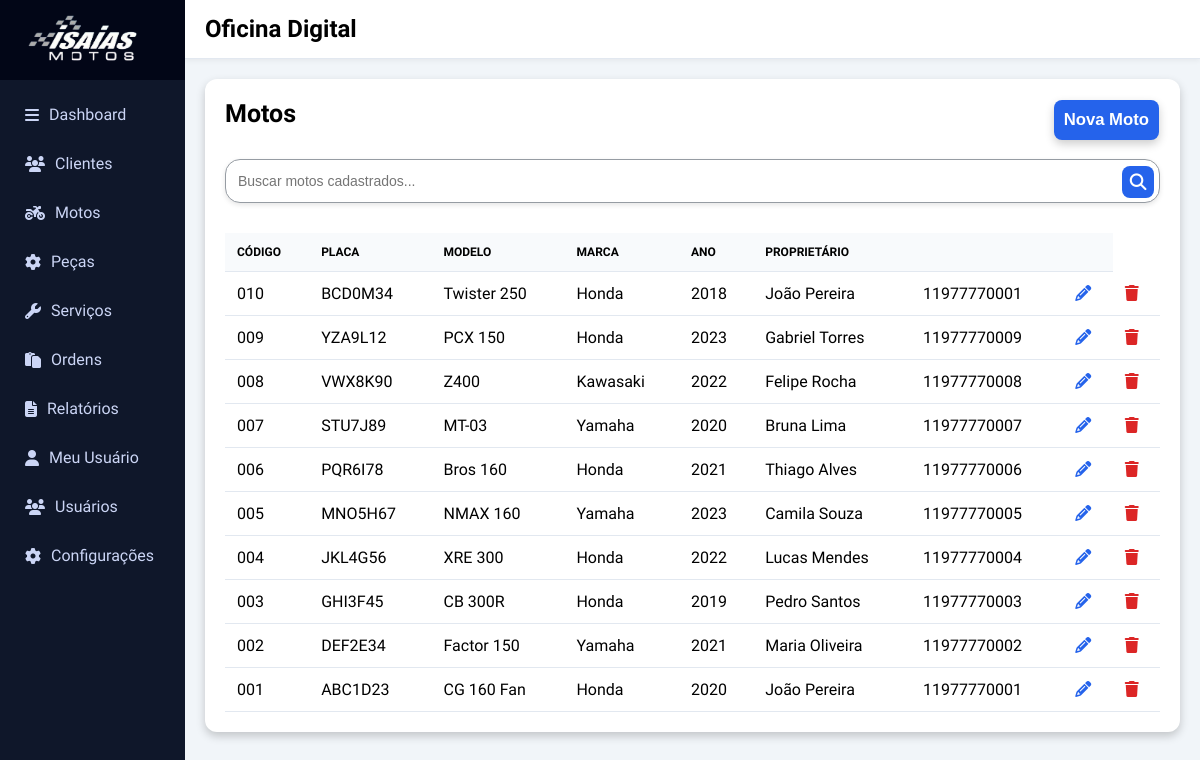
The app's page /paginas/motos.php with its own data.
### tables this page shows
CREATE TABLE motos (
    codmoto INT AUTO_INCREMENT PRIMARY KEY,
    placa VARCHAR(10) NOT NULL UNIQUE,
    modelo VARCHAR(100) NOT NULL,
    marca VARCHAR(100) NOT NULL,
    ano INT,
    cor VARCHAR(50),
    descricao TEXT,
    coduser INT NOT NULL,
    CONSTRAINT fk_motos_clientes
        FOREIGN KEY (coduser)
        REFERENCES clientes(coduser)
);

CREATE TABLE clientes (
    coduser INT AUTO_INCREMENT PRIMARY KEY,
    nome_completo VARCHAR(150) NOT NULL,
    email VARCHAR(150) UNIQUE,
    telefone VARCHAR(20) NOT NULL,
    cpf CHAR(11) UNIQUE,
    endereco VARCHAR(255),
    bairro VARCHAR(100),
    cidade VARCHAR(100),
    estado CHAR(2),
    cep VARCHAR(9),

    usuario_cadastro INT,

    CONSTRAINT fk_cliente_usuario
        FOREIGN KEY (usuario_cadastro)
        REFERENCES usuarios(codusuario)
);

### paginas/motos.php (the view, shortened to what this page needs)
<!DOCTYPE html>
<html lang="pt-br">
<?php require_once("../Conexao/conexao.php"); ?>
<head>
  <link rel="stylesheet" href="https://cdnjs.cloudflare.com/ajax/libs/font-awesome/6.5.0/css/all.min.css">
  <link rel="stylesheet" href="https://cdnjs.cloudflare.com/ajax/libs/font-awesome/4.7.0/css/font-awesome.min.css">
  <link rel="stylesheet" href="style.css">
</head>
<body>
  <div id="sidebar" class="sidebar hidden-mobile">
    <div style="height:80px;display:flex;align-items:center;justify-content:center;background:#020617">
      <img src="../Imagens/IsaiasmotosW.png" style="height:50px;margin-right:10px">
    </div>
    <nav>
      <ul>
        <li><a href="Inicio.php"><i class="fa-solid fa-bars"></i>Dashboard</a></li>
        <li><a href="clientes.php"><i class="fa-solid fa-users icon-black"></i>Clientes</a></li>
        <li><a href="motos.php"><i class="fa-solid fa-motorcycle"></i>Motos</a></li>
        <li><a href="pecas.php"><i class="fa-solid fa-gear"></i>Peças</a></li>
        <li><a href="servicos.php"><i class="fa-solid fa-wrench"></i>Serviços</a></li>
        <li><a href="ordens.php"><i class="fa-solid fa-clipboard"></i>Ordens</a></li>
        <li><a href="relatorios.php"><i class="fa-solid fa-file-lines"></i>Relatórios</a></li>
        <li><a href="meu-Usuario.php"><i class="fa-solid fa-user"></i>Meu Usuário</a></li>
        <li><a href="usuarios.php"><i class="fa-solid fa-users"></i>Usuários</a></li>
        <li><a href="configuracoes.php"><i class="fa-solid fa-gear"></i>Configurações</a></li>
      </ul>
    </nav>
  </div>
  <div class="main-content">
    <header class="main-header">
      <h2 id="page-title">Oficina Digital</h2>
    </header>
    <main>
        <div id="motos-section" class="section">
            <div class="card">
              <div id="TitleCard">
                <h3>Motos</h3>
                <button class="btn-blue" href="#" onclick="showSection('CadastroMoto')">Nova Moto</button>
              </div>
              <div class="BarraPesquisa">
                <input type="text" placeholder="Buscar motos cadastrados..." id="search-input">
                <button class="search-btn">
                  <i class="fa-solid fa-magnifying-glass"></i>
                </button>
              </div>
              <div id="TabelaDados">
                <table>
                  <thead>
                    <tr>
                      <th>Código</th>
                      <th>Placa</th>
                      <th>Modelo</th>
                      <th>Marca</th>
                      <th>Ano</th>
                      <th>Proprietário</th>
                      <th></th>
                      <th></th>
                    </tr>
                  </thead>
                  <tbody id="veiculos-table">
                   <?php
                      $sql = "SELECT m.*, c.nome_completo, c.telefone, c.email
                              FROM motos m
                              JOIN clientes c ON m.coduser = c.coduser
                              ORDER BY m.codmoto DESC";
                      $motos = $conexao->query($sql)->fetchAll(PDO::FETCH_ASSOC);
                      foreach($motos as $m):
                      ?>
                        <tr>
                          <td><?= str_pad($m['codmoto'], 3, '0', STR_PAD_LEFT) ?></td>
                          <td><?= $m['placa'] ?></td>
                          <td><?= $m['modelo'] ?></td>
                          <td><?= $m['marca'] ?></td>
                          <td><?= $m['ano'] ?></td>
                          <td><?= $m['nome_completo'] ?></td>
                          <td><?= $m['telefone'] ?></td>
                          <td>
                            <a href="#" onclick="openEditMoto(
                              '<?= $m['codmoto'] ?>',
                              '<?= $m['placa'] ?>',
                              '<?= $m['modelo'] ?>',
                              '<?= $m['marca'] ?>',
                              '<?= $m['ano'] ?>',
                              '<?= $m['coduser'] ?>'
                            )">
                              <i class="fa-solid fa-pencil" style="color:#2563eb"></i>
                            </a>
                          </td>
                          <td>
                            <a href="php/excluirMoto.php?id=<?= $m['codmoto'] ?>">
                              <i class="fa-solid fa-trash" style="color:#dc2626"></i>
                            </a>
                          </td>
                        </tr>
                    <?php endforeach; ?>
                  </tbody>
                </table>
              </div>
            </div>
          </div>
</main>
</div>
</body>
</html>

### paginas/style.css (style rules this page uses)
* { margin: 0; padding: 0; box-sizing: border-box; }
body { font-family: "Google Sans", sans-serif; background: #f1f5f9; }
.sidebar { width: 185px; height: 100vh; position: fixed; left: 0; top: 0; background: #0f172a; color: #fff; transition: .3s ease; z-index: 1000; }
.sidebar.hidden-mobile { transform: translateX(-100%); }
.sidebar nav ul { list-style: none; padding: 15px; }
.sidebar nav ul li { margin-bottom: 10px; }
.sidebar nav ul li a { display: flex; align-items: center; gap: 10px; padding: 10px; border-radius: 8px; color: #cbd5f5; text-decoration: none; transition: .25s; }
.main-content { margin-left: 185px; transition: .3s; }
.main-header { background: #fff; padding: 15px 20px; display: flex; justify-content: space-between; align-items: center; border-bottom: 1px solid #e2e8f0; box-shadow: 0 2px 5px rgba(0, 0, 0, 0.05); }
.card { background: #fff; border-radius: 12px; padding: 20px; box-shadow: 0 4px 10px rgba(0, 0, 0, 0.2); transition: .3s ease; position: relative; overflow: hidden; }
.card::after { content: ""; position: absolute; top: 0; left: 0; width: 100%; height: 4px; background: linear-gradient(90deg, #2563eb, #22c55e, #f50b0b); opacity: 0; transition: .3s; }
#TitleCard { display: flex; justify-content: space-between; }
#TitleCard h3 { font-size: 25px; }
.BarraPesquisa { position: relative; width: 100%; margin-top: 8px; margin-bottom: 20px; }
.BarraPesquisa input { width: 100%; height: 44px; padding: 0 45px 0 12px; border-radius: 15px; border: 1px solid #969ca3; background: #fff; font-size: 14px; transition: 0.25s; box-shadow: 0 2px 5px rgba(0, 0, 0, 0.1); }
.BarraPesquisa .search-btn { position: absolute; right: 5px; top: 50%; transform: translateY(-50%); height: 32px; width: 32px; border-radius: 8px; background: #2563eb; color: #fff; display: flex; align-items: center; justify-content: center; border: none; cursor: pointer; transition: 0.2s; }
button { border: none; border-radius: 8px; padding: 10px 15px; cursor: pointer; font-weight: bold; transition: .2s; padding: 10px; font-size: 2.09vh; margin: 1px; }
.btn-blue { background: #2563eb; color: #fff; box-shadow: 0 4px 10px rgba(0, 0, 0, 0.2); }
input { width: 100%; padding: 10px; border-radius: 8px; border: 1px solid #b4beca; margin: 10px 0; transition: .2s }
#TabelaDados { overflow: scroll; }
table { width: 100%; border-collapse: collapse; overflow: scroll; }
th, td { padding: 12px; border-bottom: 1px solid #e2e8f0; }
th { background: #f8fafc; font-size: 12px; text-transform: uppercase; text-align: left; }
.section { padding: 20px; animation: fade .3s ease }
@media (min-width:769px) { .sidebar { transform: translateX(0) !important } }

### records on screen
motos: codmoto "010", placa "BCD0M34", modelo "Twister 250", marca "Honda", ano "2018", coduser.nome_completo "João Pereira", coduser.telefone "11977770001"
motos: codmoto "009", placa "YZA9L12", modelo "PCX 150", marca "Honda", ano "2023", coduser.nome_completo "Gabriel Torres", coduser.telefone "11977770009"
motos: codmoto "008", placa "VWX8K90", modelo "Z400", marca "Kawasaki", ano "2022", coduser.nome_completo "Felipe Rocha", coduser.telefone "11977770008"
motos: codmoto "007", placa "STU7J89", modelo "MT-03", marca "Yamaha", ano "2020", coduser.nome_completo "Bruna Lima", coduser.telefone "11977770007"
motos: codmoto "006", placa "PQR6I78", modelo "Bros 160", marca "Honda", ano "2021", coduser.nome_completo "Thiago Alves", coduser.telefone "11977770006"
motos: codmoto "005", placa "MNO5H67", modelo "NMAX 160", marca "Yamaha", ano "2023", coduser.nome_completo "Camila Souza", coduser.telefone "11977770005"
motos: codmoto "004", placa "JKL4G56", modelo "XRE 300", marca "Honda", ano "2022", coduser.nome_completo "Lucas Mendes", coduser.telefone "11977770004"
motos: codmoto "003", placa "GHI3F45", modelo "CB 300R", marca "Honda", ano "2019", coduser.nome_completo "Pedro Santos", coduser.telefone "11977770003"
motos: codmoto "002", placa "DEF2E34", modelo "Factor 150", marca "Yamaha", ano "2021", coduser.nome_completo "Maria Oliveira", coduser.telefone "11977770002"
motos: codmoto "001", placa "ABC1D23", modelo "CG 160 Fan", marca "Honda", ano "2020", coduser.nome_completo "João Pereira", coduser.telefone "11977770001"
